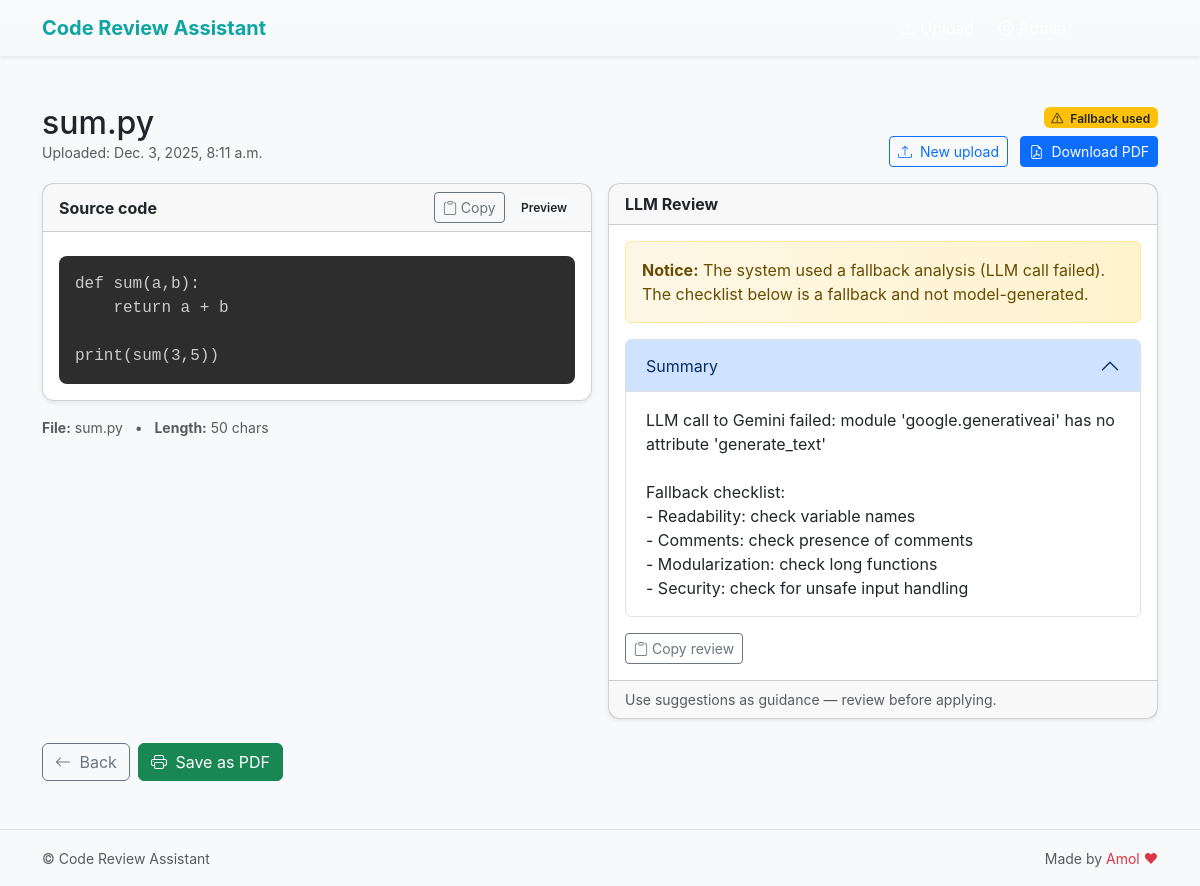
The page /report/2/ on the database its author committed.
### reviews/models.py (models this page shows, shortened)
class ReviewReport(models.Model):
    filename = models.CharField(max_length=255)
    code_content = models.TextField()
    review_text = models.TextField(blank=True)
    created_at = models.DateTimeField(auto_now_add=True)

### reviews/views.py (the view)
# urls.py: path('report/<int:pk>/', views.view_report, name='view_report'),
def view_report(request, pk):
    report = get_object_or_404(ReviewReport, pk=pk)
    return render(request, "reviews/report.html", {"report": report})

### reviews/templates/reviews/report.html (shortened to what this page needs)
{% extends 'reviews/base.html' %}
{% block content %}
<div class="row">
  <div class="col-xxl-10 mx-auto">
    <div class="d-flex justify-content-between align-items-start mb-3">
      <div>
        <h2 class="mb-0">{{ report.filename }}</h2>
        <div class="text-muted small">Uploaded: {{ report.created_at }}</div>
      </div>
      <div class="text-end">
        {% if report.review_text and 'LLM call' not in report.review_text %}
          <span class="badge bg-success"><i class="bi bi-check-circle me-1"></i> Reviewed by Gemini</span>
        {% else %}
          <span class="badge bg-warning text-dark"><i class="bi bi-exclamation-triangle me-1"></i> Fallback used</span>
        {% endif %}
        <div class="mt-2">
          <a class="btn btn-outline-primary btn-sm me-2" href="{% url 'reviews:upload' %}"><i class="bi bi-upload me-1"></i> New upload</a>
          <button class="btn btn-primary btn-sm" onclick="exportReportPDF()"><i class="bi bi-file-earmark-pdf me-1"></i> Download PDF</button>
        </div>
      </div>
    </div>
    <div id="report-area">
      <div class="row g-3">
        <div class="col-lg-6">
          <div class="card shadow-sm">
            <div class="card-header d-flex justify-content-between align-items-center">
              <strong>Source code</strong>
              <div>
                <button class="btn btn-sm btn-outline-secondary me-1" onclick="copyText('#code-block')"><i class="bi bi-clipboard"></i> Copy</button>
                <span class="badge bg-light text-dark">Preview</span>
              </div>
            </div>
            <div class="card-body">
              <pre class="language-python mb-0" id="code-block" style="white-space:pre-wrap;"><code>{{ report.code_content|escape }}</code></pre>
            </div>
          </div>
          <div class="mt-3 text-muted small">
            <strong>File:</strong> {{ report.filename }} &nbsp; • &nbsp; <strong>Length:</strong> {{ report.code_content|length }} chars
          </div>
        </div>
        <div class="col-lg-6">
          <div class="card shadow-sm">
            <div class="card-header">
              <strong>LLM Review</strong>
            </div>
            <div class="card-body">
              {% if report.review_text %}
                {% if 'Fallback checklist' in report.review_text or 'LLM call' in report.review_text %}
                  <div class="alert alert-warning">
                    <strong>Notice:</strong> The system used a fallback analysis (LLM call failed). The checklist below is a fallback and not model-generated.
                  </div>
                {% endif %}
                <div class="accordion" id="reviewAccordion">
                  <div class="accordion-item">
                    <h2 class="accordion-header" id="headingSummary">
                      <button class="accordion-button" type="button" data-bs-toggle="collapse" data-bs-target="#collapseSummary">Summary</button>
                    </h2>
                    <div id="collapseSummary" class="accordion-collapse collapse show" data-bs-parent="#reviewAccordion">
                      <div class="accordion-body" style="white-space:pre-wrap;">{{ report.review_text|linebreaksbr }}</div>
                    </div>
                  </div>
                </div>
                <div class="mt-3">
                  <button class="btn btn-outline-secondary btn-sm me-2" onclick="copyText('#raw-review')"><i class="bi bi-clipboard"></i> Copy review</button>
                </div>
              {% else %}
                <div class="text-muted">No review available.</div>
              {% endif %}
            </div>
            <div class="card-footer text-muted small">Use suggestions as guidance — review before applying.</div>
          </div>
        </div>
      </div>
    </div>
    <div class="mt-4 d-flex gap-2">
      <a class="btn btn-outline-secondary" href="{% url 'reviews:upload' %}"><i class="bi bi-arrow-left me-1"></i> Back</a>
      <button class="btn btn-success" onclick="exportReportPDF()"><i class="bi bi-printer me-1"></i> Save as PDF</button>
    </div>
  </div>
</div>
{% endblock %}

### reviews/static/reviews/styles.css (style rules this page uses)
body { font-family: Inter, system-ui, -apple-system, 'Segoe UI', Roboto, 'Helvetica Neue', Arial; }
.card { border-radius: 12px; }
pre { font-family: ui-monospace, SFMono-Regular, Menlo, Monaco, 'Roboto Mono', monospace; font-size: .9rem; background:#0b0f14; color:#d6deeb; padding:1rem; border-radius:8px; }
.badge { font-weight:600; }
.alert-warning { background: linear-gradient(90deg,#fff7e6,#fff3cd); }

### rows shown on the page
ReviewReport: filename "sum.py", created_at "Dec. 3, 2025, 8:11 a.m.", code_content|length "50", review_text "LLM call to Gemini failed: module 'google.generativeai' has no attribute 'generate_text' Fallback checklist: - Readability: check variable names - Comments: check presence of comments - Modularization: check long functions - Security: check for unsafe input handling"
